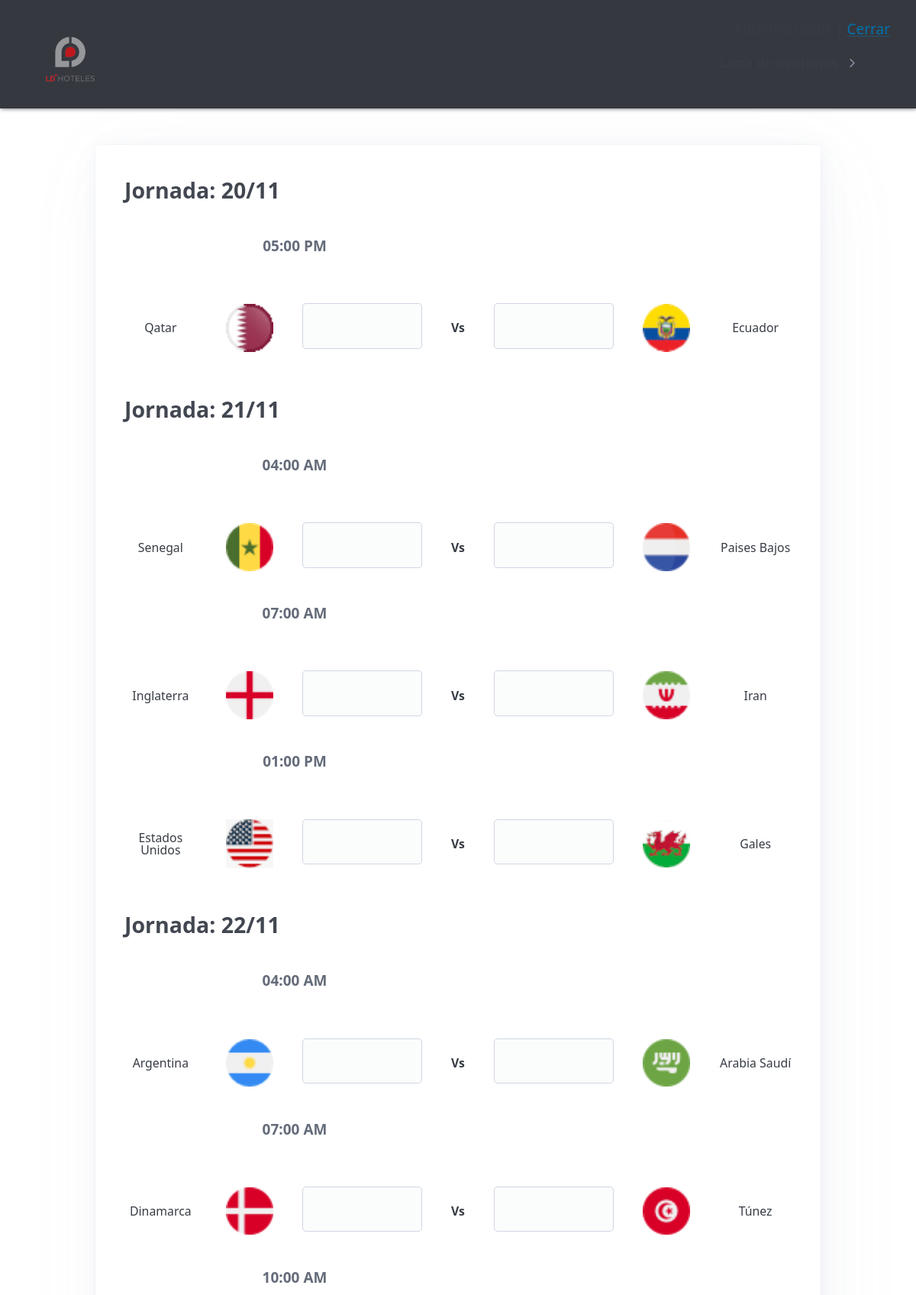
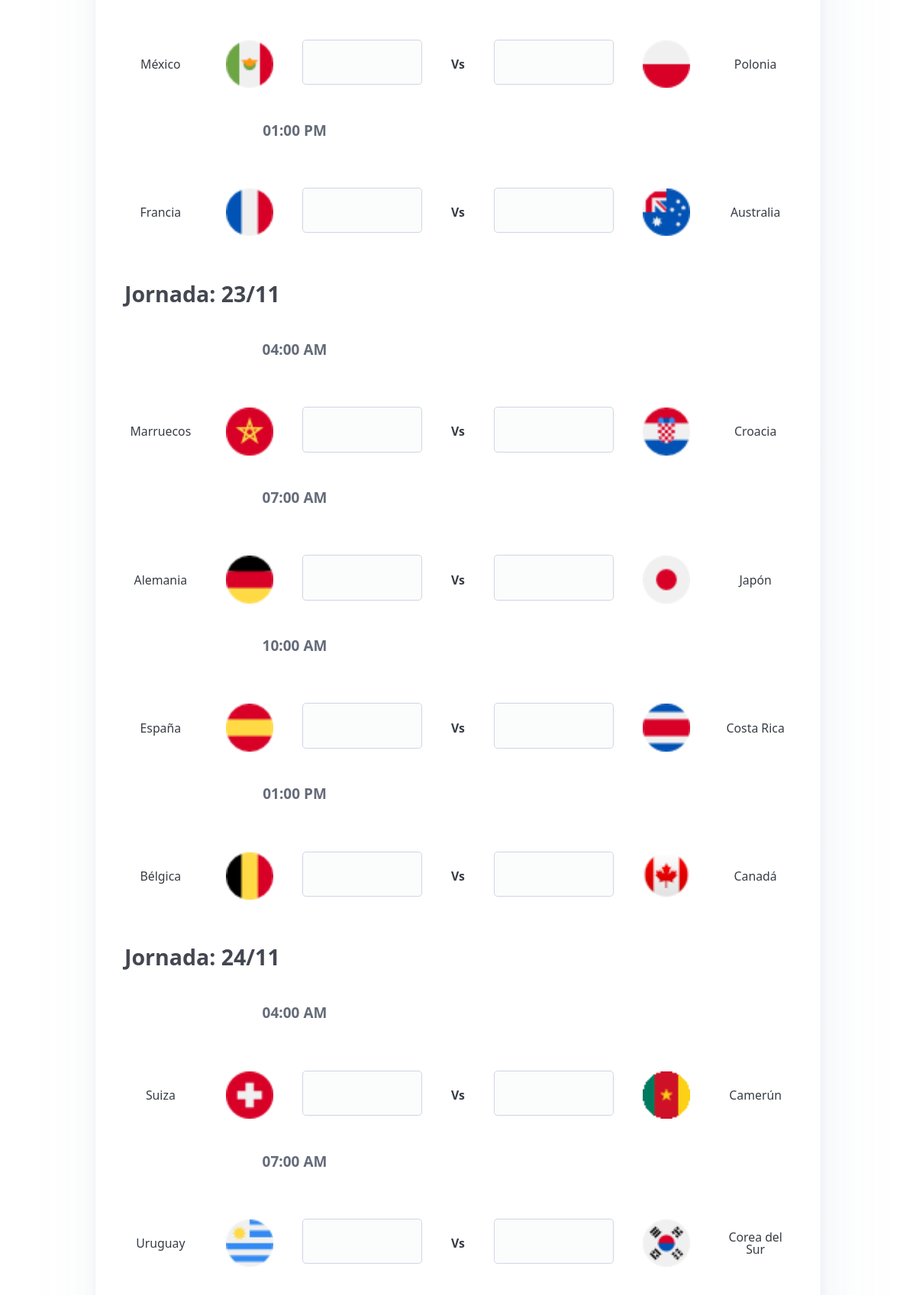
The page /juego/carga (signed in, upper part) on the database its author committed (2 pictures, top to bottom).
### tables this page shows
CREATE TABLE `partido` (
  `id` int NOT NULL AUTO_INCREMENT,
  `ronda_id` int DEFAULT NULL,
  `fecha` datetime NOT NULL,
  `equipo1_id` int NOT NULL,
  `marcador1` tinyint DEFAULT NULL,
  `equipo2_id` int NOT NULL,
  `marcador2` tinyint DEFAULT NULL,
  `ganador` int DEFAULT NULL COMMENT 'id de equipo ganador',
  `estatus` tinyint(1) NOT NULL DEFAULT '0' COMMENT '0 por efectuar, 1 terminado, 2 aplicado',
  PRIMARY KEY (`id`),
  KEY `fk_equi1` (`equipo1_id`),
  KEY `fk_equi2` (`equipo2_id`),
  KEY `fk_ronda` (`ronda_id`),
  CONSTRAINT `fk_equi1` FOREIGN KEY (`equipo1_id`) REFERENCES `equipo` (`id`),
  CONSTRAINT `fk_equi2` FOREIGN KEY (`equipo2_id`) REFERENCES `equipo` (`id`),
  CONSTRAINT `fk_ronda` FOREIGN KEY (`ronda_id`) REFERENCES `ronda` (`id`)
);

### src/Base/BaseView.php (called while the page is built, shortened)
<?php
abstract class BaseView
{
  static function do_fetch($file = '', $vars = '')
  {
    require($file);
    return ob_get_clean();
  }
  static function do_dump($file = '', $vars = '')
  {
    require($file);
  }
}

### src/Bundle/controllers/juego/carga.php (called while the page is built, shortened)
<?php
function _carga()
{
    $roundID = Security::getSessionVar("RONDA");
    $db = new ObjectDB();
    $db->setTable("ronda");
    $db->getTableFields("ronda", "id = $roundID");
    $roundName = $db->getField("ronda");
    $currentDate = date("d/m h:i:A");
    $db->setSql(FactoryDao::getMatches($roundID, Security::getUserID()));
    $db->executeQuery();
    $urls = [
        "index" => $_ENV['BASE_URL'] . "main/index",
        "save"  => $_ENV['BASE_URL'] . "juego/save",
    ];
    $data['siteTitle'] = $_ENV['APP_NAME'] . ' Mi Quiniela';
    $data['body'][] = View::do_fetch(
        VIEW_PATH . 'play/form.php',
        ["matches" => $db, "ronda" => $roundName, "fecha" => $currentDate, "urls" => $urls,]
    );
    View::do_dump(LAYOUT_PATH . 'layout.php', $data);
}
function isInTime(string $match): bool
{
    $diffInHour = Calendar::diffTime($match);
    return ($diffInHour >= MIN_HOUR_TO_BET);
}
function setHour(string $date): string
{
    $hour = explode(" ", $date);
    $hour = $hour[1];
    $hour = explode(":", $hour);
    $hour = $hour[0] . ":" . $hour[1];
    return changeHourFormat($hour);
}
function changeHourFormat(string $hour): string
{
    $hourIn12 = date("h:i A", strtotime($hour));
    return $hourIn12;
}

### src/Base/BaseController.php (called while the page is built, shortened)
<?php
abstract class BaseController
{
    protected $web_folder = '/';
    protected $request_uri_parts = [];
    protected $action;
    protected $params = [];
    function __construct($controller_path, $web_folder, $default_controller, $default_action)
    {
        $this->web_folder = $web_folder;
        $this->action = $default_action;
        $this->explode_http_request()->parse_http_request()->route_request();
    }
    function explode_http_request()
    {
        $reqUri = $_SERVER['REQUEST_URI'];
        if (strpos($reqUri, $this->web_folder) === 0) {
            $reqUri = substr($reqUri, strlen($this->web_folder));
        }
        $this->request_uri_parts = $reqUri ? explode('/', $reqUri) : array();
        return $this;
    }
    function parse_http_request()
    {
        $this->params = [];
        $p = $this->request_uri_parts;
        if (isset($p[1]) && $p[1] && $p[1][0] != '?') {
            $this->action = $p[1];
        }
        return $this;
    }
    function route_request()
    {
        $function = '_' . $this->action;
        call_user_func_array($function, $this->params);
        return $this;
    }
}

### index.php (called while the page is built, shortened)
<?php
$controller = new Controller(APP_PATH . 'controllers/', WEB_FOLDER, 'main', 'index');

### src/Libs/Database.php (called while the page is built, shortened)
<?php
abstract class Database
{
    private $dbms, $host, $port, $user, $pwd, $schema, $database;
    private $db;
    private function getConnect($datasource)
    {
        try {
            $this->dbms     = strtolower($datasource["dbms"]);
        } catch (Exception $e) {
            $e->getMessage();
        }
    }
    private function setDb($dbms)
    {
        if ($dbms == "mysql") {
            $this->db = new Mysql();
        }
    }
    private function getDb()
    {
        return $this->db;
    }
    public function simpleQuery($sql)
    {
        try {
            $this->getDb()->simpleQuery($sql);
        } catch (Exception $e) {
            $e->getMessage();
        }
    }
    public function getRowFields()
    {
        if (method_exists($this->getDb(), 'rowFields'))
            return $this->getDb()->rowFields();
        else die("error: Method 'getRowFields' is not implemented for: " . $this->dbms);
    }
}

### src/Libs/Mysql.php (called while the page is built, shortened)
<?php
class Mysql implements TemplateDB
{
    private $dbc;
    private $result;
    public function getDbc()
    {
        return $this->dbc;
    }
    public function connect($host, $port, $user, $pwd, $schema, $database)
    {
        try{
            $this->dbc = mysqli_connect($host, $user, $pwd, $database, $port) or die('<font color=#FF0000> connection failed: </font>' . mysqli_connect_error());
        }catch(Exception $e){
            $this->logError($e);
        }
    }
    public function simpleQuery($sql)
    {
        try {
            $this->result = mysqli_query($this->getDbc(), $sql);
        } catch (Exception $e) {
            $this->logError($e);
        }
    }
    public function rowFields()
    {
        return mysqli_fetch_object($this->result);
    }
}

### src/Libs/ObjectDB.php (called while the page is built, shortened)
<?php
class ObjectDB extends Database
{
    private $sql = '';
    public function setTable($table)
    {
        $this->sql = '';
    }
    public function setSql($sql)
    {
        $this->sql = $sql;
    }
    public function getSql()
    {
        return $this->sql;
    }
    public function executeQuery()
    {
        $this->simpleQuery($this->getSql());
    }
    public function concatSql($string)
    {
        $this->sql .= (string) $string;
    }
    public function getTableFields($fiels, $where = false)
    {
        $this->sql = "select $fiels from ";
        return $this->getResultFields();
    }
}

### src/Libs/Calendar.php (called while the page is built, shortened)
<?php
class Calendar {
    static function diffTime(string $match): int {
        $date1 = strtotime($match);
        return (int) floor(($date1 - time()) / 3600);
    }
}

### src/Libs/Front.php (called while the page is built, shortened)
<?php
class Front
{
    public static function myUrl($url = '')
    {
        return $_ENV['BASE_URL'] . $url;
    }
}

### src/Bundle/views/play/form.php (the view, shortened to what this page needs)
<article>
    <form name="form1" id="form1">
        <figure>
            <table>
                <tbody class="results">
                    <?php
                    $tempDate = "";
                    while ($match = $matches->getRowFields()) { ?>
                        <?php
                        $team1 = explode("_", $match->e1);
                        $name1 = $team1[0];
                        $flag1 = $team1[1];
                        $team2 = explode("_", $match->e2);
                        $name2 = $team2[0];
                        $flag2 = $team2[1];
                        $hour = setHour($match->fecha);
                        $date2 = $match->fecha2;
                        if ($date2 != $tempDate) {
                            echo "<tr><td colspan='6'><h3>Jornada: $date2</h3><td></tr>";
                            $tempDate = $date2;
                        }
                        $input1 = '<input class="result" maxlength="2" type="number" oninput="this.value = validateResult(this.value)" name="' . $match->idp . '_m1' . '" value="' . $match->marcador1 . '">';
                        $input2 = '<input class="result" maxlength="2" type="number" oninput="this.value = validateResult(this.value)" name="' . $match->idp . '_m2' . '" value="' . $match->marcador2 . '">';
                        ?>
                        <tr class="match-hour">
                            <td colspan="4"><h6 style="text-align: center"><?= $hour ?></td>
                        </tr>
                        <tr class="match-line">
                            <td class="load-team"><?= $name1 ?></td>
                            <td class="load-flag"><img src="../images/band/<?= $flag1 ?>" height="150" width="150"alt=""></td>
                            <td class="load-result">
                                <?= (isInTime($match->fecha)) ? $input1 : $match->marcador1 ?? '-' ?>
                            </td>
                            <td class="load-vs"><b>Vs</b></td>
                            <td class="load-result">
                                <?= (isInTime($match->fecha)) ? $input2 : $match->marcador2 ?? '-' ?>
                            </td>
                            <td class="load-flag"><img src="../images/band/<?= $flag2 ?>" height="150" width="150"alt=""></td>
                            <td class="load-team"><?= $name2 ?></td>
                        <tr>
                        <?php } ?>
                </tbody>
            </table>
        </figure>
    </form>
</article>

### src/Bundle/layouts/layout.php (shortened to what this page needs)
<!doctype html>
<html lang="es">
<head>
  <link rel="stylesheet" href="<?= $_ENV['BASE_URL'] ?>/css/custom.css">
  <link rel="stylesheet" href="<?= $_ENV['BASE_URL'] ?>/css/menu.css">
  <link rel="stylesheet" href="https://unpkg.com/@picocss/pico@latest/css/pico.min.css">
</head>
<body>
  <header class="header">
    <span class="logo"><a href="<?= $_ENV['BASE_URL'] ?>"><img src="../images/wc2022.png" alt=""></a></span>
    <span class="full-name"> <?= Security::getUserName() ?>&nbsp;|&nbsp;<a href="<?= Front::myUrl('main/logout') ?>">Cerrar</a></span>
    <details>
      <summary>Lista de opciones</summary>
    </details>
  </header>
  <main class="container">
    <div class="content">
      <p>&nbsp;</p>
      <?php echo (isset($body) && is_array($body)) ? implode("\n", $body) : '' ?>
    </div>
  </main>
</body>
</html>

### css/custom.css (style rules this page uses)
.content { min-height: 600px; }
.header { float: right; text-align: right; padding: 24px 34px 12px 10px; }
input.result { color: gray; min-width: 55px; text-align: center; }
tr h3 { margin: 15px 0 15px 0; }
.full-name { display: block; text-transform: capitalize; overflow: auto; }
.load-result { margin: auto; text-align: center; font-size: x-large }
.load-result input { margin-top: 14px !important; font-size: large; }
.results td { border: 0; padding-bottom: 20px; }
.match-hour td { line-height: 1px; border: 0; text-align: center !important; font-size: smaller; }
.match-line td { line-height: 16px; border: 0; text-align: center !important; font-size: smaller; }

### css/menu.css (style rules this page uses)
:root { --white: #f9f9f9; --black: #36383F; --grey: #85888C; }
.header { background-color: var(--black); box-shadow: 1px 1px 5px 0px var(--grey); position: sticky; top: 0; width: 100%; }
.logo { width: 106px; margin-left: 29px; float: left !important; }
details { float: right; margin-right: 40px; margin-top: 20px; color: var(--white); font-size: 18px; font-weight: bold; cursor: pointer; width: fit-content; border-bottom:none !important }

### rows shown on the page
partido: date2 "20/11", fecha "05:00 PM", name1 "Qatar", shows a picture, name2 "Ecuador"
partido: date2 "21/11", fecha "04:00 AM", name1 "Senegal", shows a picture, name2 "Paises Bajos"
partido: fecha "07:00 AM", name1 "Inglaterra", shows a picture, name2 "Iran"
partido: fecha "01:00 PM", name1 "Estados Unidos", shows a picture, name2 "Gales"
partido: date2 "22/11", fecha "04:00 AM", name1 "Argentina", shows a picture, name2 "Arabia Saudí"
partido: fecha "07:00 AM", name1 "Dinamarca", shows a picture, name2 "Túnez"
partido: fecha "10:00 AM", name1 "México", shows a picture, name2 "Polonia"
partido: fecha "01:00 PM", name1 "Francia", shows a picture, name2 "Australia"
partido: date2 "23/11", fecha "04:00 AM", name1 "Marruecos", shows a picture, name2 "Croacia"
partido: fecha "07:00 AM", name1 "Alemania", shows a picture, name2 "Japón"
partido: fecha "10:00 AM", name1 "España", shows a picture, name2 "Costa Rica"
partido: fecha "01:00 PM", name1 "Bélgica", shows a picture, name2 "Canadá"
partido: date2 "24/11", fecha "04:00 AM", name1 "Suiza", shows a picture, name2 "Camerún"
partido: fecha "07:00 AM", name1 "Uruguay", shows a picture, name2 "Corea del Sur"
